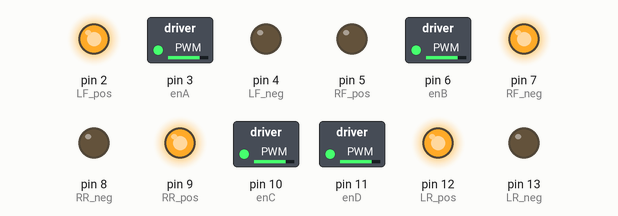
The sketch below on a simulated Arduino Uno, built with avr-gcc and run on an emulated ATmega328P. Parts: switched loads named in the sketch (green lamp = pin HIGH), output pins drawn as LEDs (lit = HIGH).

Above: at 0.05 s.
At 3.0 s:
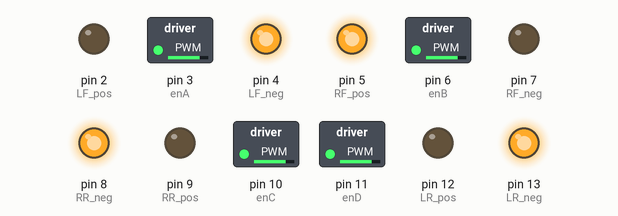
At 5.95 s:
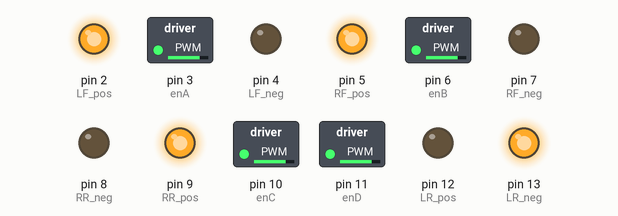
At 7.95 s:
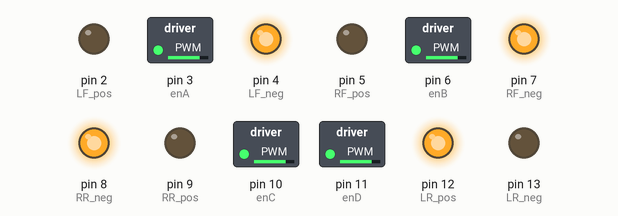
At 11.95 s:
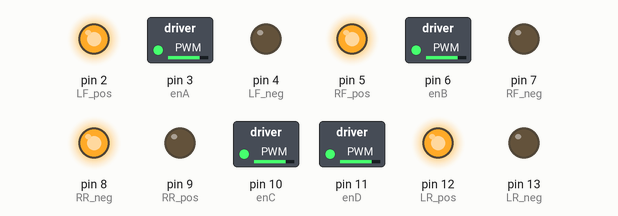
Timing chart, 0 to 13.8 s (numbered marks = the images above):
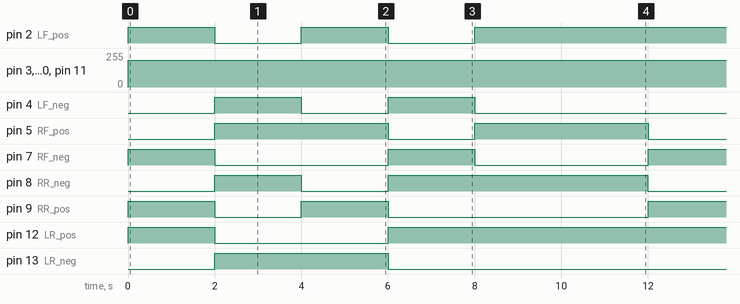

The sketch:

platformController.ino
```cpp
// connect motor controller pins to Arduino digital pins
// motor one - Left Front
int enA = 3; // PWM pin
int LF_pos = 2;
int LF_neg = 4;
// motor two - Right Front
int enB = 6; // PWM pin
int RF_neg = 7;
int RF_pos = 5;

// motor three - Right Rear
int enC = 10;  // PWM pin
int RR_pos = 9;
int RR_neg = 8;

// motor four - Left Rear
int enD = 11; // PWM pin
int LR_pos = 12;
int LR_neg = 13;


void setup() {
  // set all the motor control pins to outputs
  pinMode(enA, OUTPUT);
  pinMode(enB, OUTPUT);
  pinMode(enC, OUTPUT);
  pinMode(enD, OUTPUT);

  pinMode(LR_pos, OUTPUT);
  pinMode(LR_neg, OUTPUT);
  pinMode(RR_neg, OUTPUT);
  pinMode(RR_pos, OUTPUT);

  pinMode(LF_pos, OUTPUT);
  pinMode(LF_neg, OUTPUT);
  pinMode(RF_neg, OUTPUT);
  pinMode(RF_pos, OUTPUT);
}

void forward() {
 //turn on motor A
  digitalWrite(LR_pos, HIGH);
  digitalWrite(LR_neg, LOW);
  analogWrite(enD, 200);   //set speed to 200 out of possible range 0-255

  //turn on motor B
  digitalWrite(RR_neg, LOW);
  digitalWrite(RR_pos, HIGH);
  analogWrite(enC, 200);   // set speed to 200 out of possible range 0-255

  //turn on motor C
  digitalWrite(LF_pos, HIGH);
  digitalWrite(LF_neg, LOW);
  analogWrite(enA, 200);   //set speed to 200 out of possible range 0-255

  //turn on motor D
  digitalWrite(RF_neg, HIGH);
  digitalWrite(RF_pos, LOW);
  analogWrite(enB, 200);   // set speed to 200 out of possible range 0-255
}

void reverse() {
  digitalWrite(LR_pos, LOW);
  digitalWrite(LR_neg, HIGH);
  digitalWrite(RR_neg, HIGH);
  digitalWrite(RR_pos, LOW);

  digitalWrite(LF_pos, LOW);
  digitalWrite(LF_neg, HIGH);
  digitalWrite(RF_neg, LOW);
  digitalWrite(RF_pos, HIGH);
}

// Direction: a char 'L' or 'R' to move sideways left or right, respectively
void sideways(char direction) {
  if (direction == 'R') {
  digitalWrite(RF_neg, LOW);
  digitalWrite(RF_pos, HIGH);
  digitalWrite(LR_pos, LOW);
  digitalWrite(LR_neg, HIGH);
  digitalWrite(LF_pos, HIGH);
  digitalWrite(LF_neg, LOW);
  digitalWrite(RR_pos, HIGH);
  digitalWrite(RR_neg, LOW);
  } else if (direction == 'L') {
  digitalWrite(RF_neg, HIGH);
  digitalWrite(RF_pos, LOW);
  digitalWrite(LR_pos, HIGH);
  digitalWrite(LR_neg, LOW);
  digitalWrite(LF_pos, LOW);
  digitalWrite(LF_neg, HIGH);
  digitalWrite(RR_pos, LOW);
  digitalWrite(RR_neg, HIGH);
  }
}

void pivot(char direction) {
  if (direction == 'R') {
  digitalWrite(LF_pos, HIGH);
  digitalWrite(LF_neg, LOW);
  digitalWrite(RF_neg, LOW);
  digitalWrite(RF_pos, HIGH);

  digitalWrite(RR_neg, HIGH);
  digitalWrite(RR_pos, LOW);
  digitalWrite(LR_pos, HIGH);
  digitalWrite(LR_neg, LOW);
  }
}

void run()
{
  //this function will run the motors in both directions at a fixed speed
  forward();
  delay(2000);

  //now change motor directions
  reverse();
  delay(2000);

  sideways('R');
  delay(2000);

  sideways('L');
  delay(2000);

  pivot('R');
  delay(4000);

//now turn off motors
  digitalWrite(LR_pos, LOW); //rear
  digitalWrite(LR_neg, LOW);
  digitalWrite(RR_neg, LOW);
  digitalWrite(RR_pos, LOW);

  digitalWrite(LF_pos, LOW); //front
  digitalWrite(LF_neg, LOW);
  digitalWrite(RF_neg, LOW);
  digitalWrite(RF_pos, LOW);
}


void loop() {
  // test motors
  run();
}
```

Measured:
- by itself, pin 2 (LF_pos): repeats every 12.0 s: LOW 2.0 s, HIGH 2.0 s, LOW 2.0 s, HIGH 6.0 s
- by itself, pin 3 (enA), pin 6 (enB), pin 10 (enC), pin 11 (enD): 0/255 → 200/255 at 0.00 s
- by itself, pin 4 (LF_neg), pin 9 (RR_pos): repeats every 12.0 s: LOW 2.0 s, HIGH 2.0 s, LOW 6.0 s, HIGH 2.0 s
- by itself, pin 5 (RF_pos): alternates HIGH for 4.0 s and LOW for 2.0 s
- by itself, pin 7 (RF_neg): alternates HIGH for 2.0 s and LOW for 4.0 s
- by itself, pin 8 (RR_neg): repeats every 12.0 s: LOW 2.0 s, HIGH 6.0 s, LOW 2.0 s, HIGH 2.0 s
- by itself, pin 12 (LR_pos): repeats every 12.0 s: LOW 4.0 s, HIGH 8.0 s
- by itself, pin 13 (LR_neg): alternates HIGH for 4.0 s and LOW for 8.0 s
